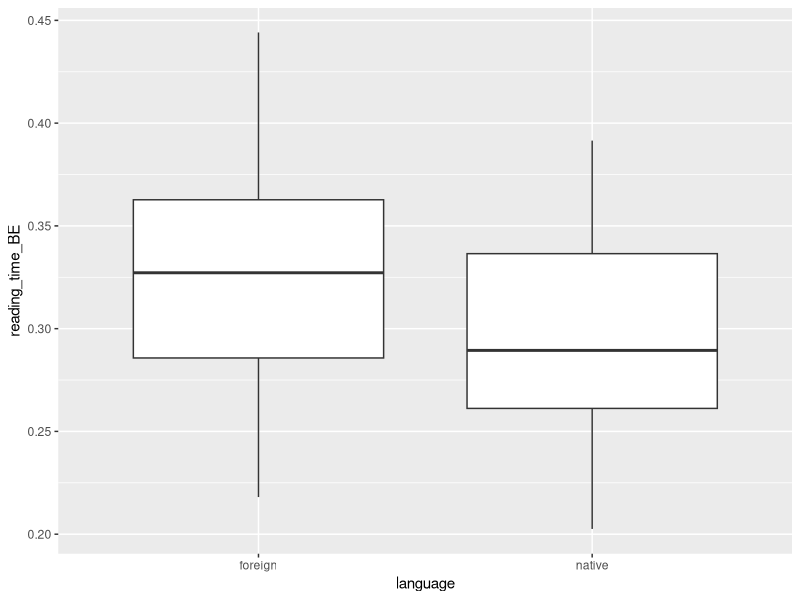
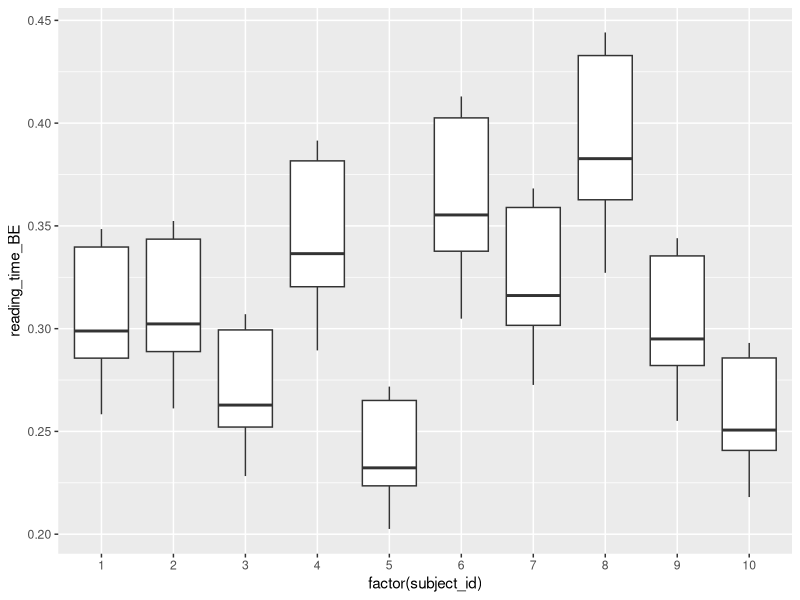

Generate these figures, in order, with R:
### Load Packages ###
library(dplyr)
library(purrr)
library(ggplot2)

### Create Model Parameters ###
# Create Fixed Subject Variables
N_NATIVE_SUBJECTS = N_FOREIGN_SUBJECTS = as.integer(5)
N_SUBJECTS = N_NATIVE_SUBJECTS + N_FOREIGN_SUBJECTS
AVG_WPM_NATIVE = as.integer(250)
STD_WPM_NATIVE = as.integer(25)
AVG_WPM_FOREIGN = as.integer(215)
STD_WPM_FOREIGN = as.integer(40)

#Create Fixed Text Variables
N_TEXT = as.integer(5)
STD_Text_Difficulty = as.integer(5)
ORDER_OF_SUB = seq(1, 5, length.out = 5)


# Creat Non-Fixed Subject Effects
sub_effect_native = rnorm(N_NATIVE_SUBJECTS, AVG_WPM_NATIVE, STD_WPM_NATIVE) #Average Reading Speed of Native Subject
sub_effect_foreign = rnorm(N_FOREIGN_SUBJECTS, AVG_WPM_FOREIGN, STD_WPM_FOREIGN) #Average Reading Speed of Foreign Subject
eye_effect_dominant = rnorm(N_SUBJECTS, -3, 0.75) #Effect of using only dominant eye
eye_effect_weak = rnorm(N_SUBJECTS, -5, 1) #Effect of using only weak eye
eye_effect_both = rep(0, N_SUBJECTS)#Effect of subject using both eye (ie no effect)

#Attach Native Identification to Native Reading Times
data_subject_native = cbind(sub_effect_native, "native")
colnames(data_subject_native) = c("subject_speed", "language")

#Attach Foreign Identification to Foreigner Reading Times
data_subject_foreign = cbind(sub_effect_foreign, "foreign")
colnames(data_subject_foreign) = c("subject_speed", "language")

#Combine Reading Time, Eye Dominancy Data - add subject ID
data_subject = rbind(data_subject_native, data_subject_foreign) %>%
  cbind(eye_effect_dominant, eye_effect_weak, eye_effect_both) %>%
  data.frame()

#Add subject IDs
data_subject = mutate(data_subject, subject_id = rownames(data_subject))

# Create Non-Fixed Text Effects
text_effects = rnorm(N_TEXT, 0, STD_Text_Difficulty) #Text difficult effect
text_length = sample(45:90, N_TEXT) #Creates 45-90 "word" sample texts

#Combine Text Information, Difficulty and Length
data_text = cbind(text_effects, text_length) %>%
 data.frame()

#Change Column names, add text ID
colnames(data_text) = c("difficulty_penalty", "text_length")
data_text = mutate(data_text, text_id = rownames(data_text))

# List of future variabless to add:
#Fiction vs Non-Fiction


### Mixing Subject Data with Text Data ###

#Find all combinations of text and subjects
data_combined = expand.grid(data_text$text_id, data_subject$subject_id) %>%
  data.frame() 

#Reassign text and subject IDs
colnames(data_combined) = c("text_id", "subject_id")

#Combine all tables based on text and subject ID
data_combined = data_combined %>%
  inner_join(data_text) %>%
  inner_join(data_subject)

# Here I encounted a problem with the inner_join() function:
# "Warning Message: joining factor and character vector, coercing into character vector"
# Each of the columns had to be reconverted to numeric
# For some reason, columns from the data_subject first had to be converted
# to characters, otherwise there would be rounding despite the digits option

#Converting from factor to numeric
options(digits = 8)
data_combined$text_id = as.numeric(data_combined$text_id)
data_combined$subject_id = as.numeric(data_combined$subject_id)
data_combined$difficulty_penalty = as.numeric(data_combined$difficulty_penalty)
data_combined$text_length = as.numeric(data_combined$text_length)
data_combined$subject_speed = as.numeric(as.character(data_combined$subject_speed))
data_combined$eye_effect_dominant = as.numeric(as.character(data_combined$eye_effect_dominant))
data_combined$eye_effect_weak = as.numeric(as.character(data_combined$eye_effect_weak))
data_combined$eye_effect_both = as.numeric(as.character(data_combined$eye_effect_both))


### Create Simulated Reading Times ###

data_simulated = data_combined %>%
  mutate(reading_time_BE = text_length/(difficulty_penalty + subject_speed + eye_effect_both)) %>%
  mutate(reading_time_DE = text_length/(difficulty_penalty + subject_speed + eye_effect_dominant)) %>%
  mutate(reading_time_WE = text_length/(difficulty_penalty + subject_speed + eye_effect_weak))
  
### Quick Plot ###

reading_speeds_figs.plot = ggplot(data_simulated, aes(x = language, y = reading_time_BE)) + 
                                    geom_boxplot()


reading_speeds_figs.plot

subject_reading_speeds_figs.plot = ggplot(data_simulated, aes(x = factor(subject_id), y = reading_time_BE)) +
  geom_boxplot()

subject_reading_speeds_figs.plot





